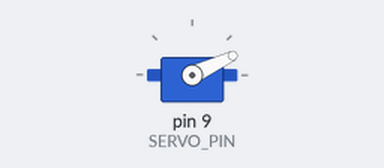
Recording of a sketch running on a simulated Arduino Uno, built with avr-gcc and run on an emulated ATmega328P. Shown: servo. Sleep ends after the set time or at an interrupt.

Above: at 6.8 s.
Timing chart, 0 to 8.3 s (numbered marks = the images above):
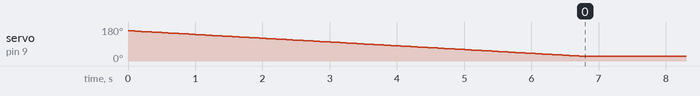

The sketch:

ArduinoChickenDoor.ino
```cpp
#include <Servo.h>
#include <avr/wdt.h>            // library for default watchdog functions
#include <avr/interrupt.h>      // library for interrupts handling
#include <avr/sleep.h>          // library for sleep
#include <avr/power.h>          // library for power control

int SERVO_PIN = 9;
int LIGHT_SENSOR_ANALOG_PIN = A0;
int LOW_LIGHT_THRESHOLD = 500; // ~1.3 lux You need to calibrate this against a lux meter, each sensor has its own resistance values.
int HIGH_LIGHT_THRESHOLD = 210; // ~24 lux
int HIGH_LIGHT_HIT_COUNT = 15; // 15 min
int LOW_LIGHT_HIT_COUNT = 20; // 20 min
int LowLightCount = 0;
int HighLightCount = 0;
int DoorState = 0; // 0 is unknown // 1 is open // 2 is closed
int pos = 25;
Servo Servo1;
int nbr_remaining; // how many times remain to sleep before wake up

// interrupt raised by the watchdog firing
// when the watchdog fires during sleep, this function will be executed
// remember that interrupts are disabled in ISR functions
ISR(WDT_vect)
{
        // not hanging, just waiting
        // reset the watchdog
        wdt_reset();
}
// function to configure the watchdog: let it sleep 8 seconds before firing
// when firing, configure it for resuming program execution
void configure_wdt(void)
{

  cli();                           // disable interrupts for changing the registers

  MCUSR = 0;                       // reset status register flags

                                   // Put timer in interrupt-only mode:
  WDTCSR |= 0b00011000;            // Set WDCE (5th from left) and WDE (4th from left) to enter config mode,
                                   // using bitwise OR assignment (leaves other bits unchanged).
  WDTCSR =  0b01000000 | 0b100001; // set WDIE: interrupt enabled
                                   // clr WDE: reset disabled
                                   // and set delay interval (right side of bar) to 8 seconds

  sei();                           // re-enable interrupts

  // reminder of the definitions for the time before firing
  // delay interval patterns:
  //  16 ms:     0b000000
  //  500 ms:    0b000101
  //  1 second:  0b000110
  //  2 seconds: 0b000111
  //  4 seconds: 0b100000
  //  8 seconds: 0b100001

}
// Put the Arduino to deep sleep. Only an interrupt can wake it up.
void sleep(int ncycles)
{
  nbr_remaining = ncycles; // defines how many cycles should sleep

  // Set sleep to full power down.  Only external interrupts or
  // the watchdog timer can wake the CPU!
  set_sleep_mode(SLEEP_MODE_PWR_DOWN);

  // Turn off the ADC while asleep.
  power_adc_disable();

  while (nbr_remaining > 0){ // while some cycles left, sleep!

  // Enable sleep and enter sleep mode.
  sleep_mode();

  // CPU is now asleep and program execution completely halts!
  // Once awake, execution will resume at this point if the
  // watchdog is configured for resume rather than restart

  // When awake, disable sleep mode
  sleep_disable();

  // we have slept one time more
  nbr_remaining = nbr_remaining - 1;

  }

  // put everything on again
  power_all_enable();

}
void setup() {
  // put your setup code here, to run once:
  //Serial.begin(115200);
  //while (! Serial) {}  // wait for serial monitor to attach
  // Initialize the door open.
  openDoor();
  delay(20);
  // configure the watchdog
  configure_wdt();
}

void loop() {
  int16_t currentLightLevel = analogRead(LIGHT_SENSOR_ANALOG_PIN);
  setLightLevel(currentLightLevel);
  if (HighLightCount == HIGH_LIGHT_HIT_COUNT && DoorState != 1) {
//    Serial.print("HighLightCount: ");
//    Serial.print(HighLightCount);
//    Serial.println("");
//    Serial.print("LowLightCount: ");
//    Serial.print(LowLightCount);
//    Serial.println("");
//    Serial.println("opening door!");
//    Serial.print("Previous DoorState: ");
//    Serial.print(DoorState);
//    Serial.println("");
    // Open the Door
    openDoor();
  }
  if (LowLightCount == LOW_LIGHT_HIT_COUNT && DoorState != 2) {
//    Serial.print("HighLightCount: ");
//    Serial.print(HighLightCount);
//    Serial.println("");
//    Serial.print("LowLightCount: ");
//    Serial.print(LowLightCount);
//    Serial.println("");
//    Serial.println("closing door!");
//    Serial.print("Previous DoorState: ");
//    Serial.print(DoorState);
//    Serial.println("");
    // Close the Door
    closeDoor();
  }
  sleep(8); // sleep for 1 min..
}
void setLightLevel(int16_t level) {
  if (level >= LOW_LIGHT_THRESHOLD) {
    // We got a low light value, RESET the high count
    HighLightCount = 0;
    LowLightCount = LowLightCount + 1;
    if (LowLightCount < LOW_LIGHT_HIT_COUNT) {
      // stop incrementing
      LowLightCount = LowLightCount + 1;
    }
  } else if (level <= HIGH_LIGHT_THRESHOLD) {
    // We got a high light value, RESET the low count
    LowLightCount = 0;
    if (HighLightCount < HIGH_LIGHT_HIT_COUNT) {
      // stop incrementing
      HighLightCount = HighLightCount + 1;
    }
  }
//  Serial.print("Lux: ");
//  Serial.print(level);
//  Serial.println("");
}
void openDoor() {
  Servo1.attach(SERVO_PIN, 500, 2500);
  for (pos = 160; pos >= 25; pos -= 1) {
    // goes from 160 degrees to 25 degrees
    // in steps of 1 degree
    Servo1.write(pos);
    delay(50);
  }
  DoorState = 1;
  Servo1.detach();
  delay(7000); // Wait for servo to finish movements
}

void closeDoor() {
  Servo1.attach(SERVO_PIN, 500, 2500);
  for (pos = 25; pos <= 160; pos += 1) {
    // goes from 25 degrees to 160 degrees
    Servo1.write(pos);
    delay(50);
  }
  DoorState = 2;
  Servo1.detach();
  delay(7000); // Wait for servo to finish movements
}
```
